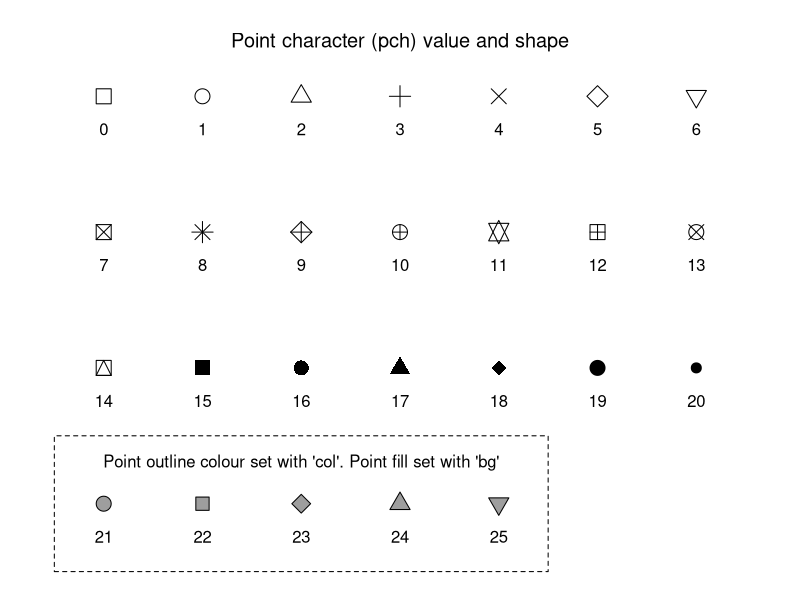

Reproduce this figure in R.
# Plot all shapes and colours
df <- expand.grid(x=1:7, y=4:1)

png("pch_ref_plot/pch_reference_plot.png", width=297, height=210,  units = "mm", res=300)

par(mar=c(4,4,4,4))
plot(df$x, df$y, pch=c(0:25,NA,NA), col=1, bg=24,
     axes=F, cex=2, xlab="", ylab="", xpd=T,
     font.main=1,
     main="Point character (pch) value and shape")

# Add pch value beneath each point
text(df$x, df$y, label=c(0:25,NA,NA), adj=c(0.5,3), xpd=T)

# Add explanation around last 5 shapes
rect(0.5, 0.5, 5.5, 1.5, xpd=T, lty=2)
text(3, 1.3, label="Point outline colour set with 'col'. Point fill set with 'bg'", xpd=T)

dev.off()